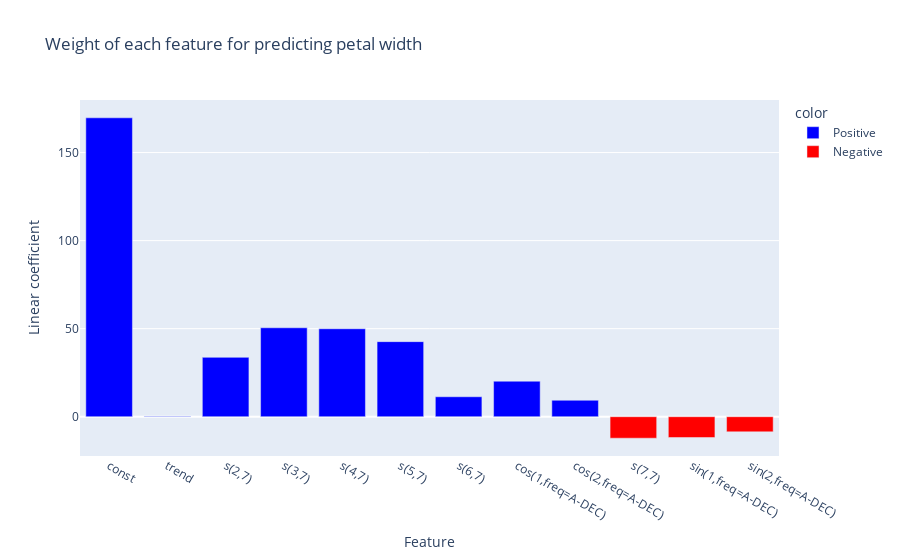

This figure's notebook cell:
### Markdown cell above
# **Visualizing coefficients**

### Code cell
colors = ['Positive' if c > 0 else 'Negative' for c in model.coef_]

fig = px.bar(
    x=X.columns, y=model.coef_, color=colors,
    color_discrete_sequence=['blue', 'red'],
    labels=dict(x='Feature', y='Linear coefficient'),
    title='Weight of each feature for predicting petal width'
)
fig.show()

### Figure 1 — Plotly figure (JSON) as saved in the notebook; plotly's stock layout.template omitted (floating-point values rounded to 4 significant figures)
{"data": [{"alignmentgroup": "True", "hovertemplate": "color=Positive<br>Feature=%{x}<br>Linear coefficient=%{y}<extra></extra>", "legendgroup": "Positive", "marker": {"color": "blue", "pattern": {"shape": ""}}, "name": "Positive", "offsetgroup": "Positive", "orientation": "v", "showlegend": true, "textposition": "auto", "x": ["const", "trend", "s(2,7)", "s(3,7)", "s(4,7)", "s(5,7)", "s(6,7)", "cos(1,freq=A-DEC)", "cos(2,freq=A-DEC)"], "xaxis": "x", "y": [169.7, 0.1948, 33.71, 50.5, 49.95, 42.63, 11.33, 20.17, 9.343], "yaxis": "y", "type": "bar"}, {"alignmentgroup": "True", "hovertemplate": "color=Negative<br>Feature=%{x}<br>Linear coefficient=%{y}<extra></extra>", "legendgroup": "Negative", "marker": {"color": "red", "pattern": {"shape": ""}}, "name": "Negative", "offsetgroup": "Negative", "orientation": "v", "showlegend": true, "textposition": "auto", "x": ["s(7,7)", "sin(1,freq=A-DEC)", "sin(2,freq=A-DEC)"], "xaxis": "x", "y": [-12.2, -11.82, -8.606], "yaxis": "y", "type": "bar"}], "layout": {"xaxis": {"anchor": "y", "domain": [0, 1], "title": {"text": "Feature"}, "type": "category", "range": [-0.5, 11.5], "autorange": true}, "yaxis": {"anchor": "x", "domain": [0, 1], "title": {"text": "Linear coefficient"}, "type": "linear", "range": [-22.31, 179.8], "autorange": true}, "legend": {"title": {"text": "color"}, "tracegroupgap": 0}, "title": {"text": "Weight of each feature for predicting petal width"}, "barmode": "relative", "autosize": true}}
